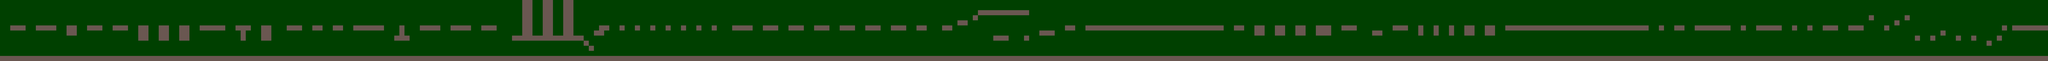

Rendered tile map (Tiled .tmx) drawn with the repository's tilesets; below, a short description and the map source with its tile grids summarised:
An orthogonal 400x12 tile map with 32x32 px tiles, 1 tile layer (Capa de patrones 1) and 494 objects (389x pinchos, 2x monedaFinal, player).

<map version="1.10" tiledversion="1.10.1" orientation="orthogonal" renderorder="right-down" width="400" height="12" tilewidth="32" tileheight="32" infinite="0" nextlayerid="5" nextobjectid="1174">
 <tileset firstgid="1" source="Spritesheet.tsx" />
 <layer id="1" name="Capa de patrones 1" width="400" height="12">
  <data>[4800 cells, 4800 non-empty, 2 distinct tile ids]</data>
 </layer>
 <objectgroup id="2" name="Objetos">
  <object id="87" gid="8" x="6848.13" y="160" width="32" height="32" />
  <object id="88" gid="8" x="6944" y="160" width="32" height="32" />
  <object id="89" gid="8" x="7040.5" y="160.5" width="32" height="32" />
  <object id="90" gid="8" x="7137" y="160" width="32" height="32" />
  <object id="91" gid="8" x="7232.5" y="160" width="32" height="32" />
  <object id="92" gid="8" x="7328" y="160" width="32" height="32" />
  <object id="93" gid="8" x="7424" y="160.125" width="32" height="32" />
  <object id="94" gid="8" x="7520.5" y="160.833" width="32" height="32" />
  <object id="95" gid="8" x="7616" y="160" width="32" height="32" />
  <object id="97" type="pinchos" gid="8" x="158.917" y="352.917" width="32" height="32" />
  <object id="98" type="pinchos" gid="8" x="191.167" y="352.917" width="32" height="32" />
  <object id="99" type="pinchos" gid="8" x="222.334" y="352.584" width="32" height="32" />
  <object id="100" type="pinchos" gid="8" x="255.167" y="352.667" width="32" height="32" />
  <object id="101" type="pinchos" gid="8" x="288.584" y="352.667" width="32" height="32" />
  <object id="102" type="pinchos" gid="8" x="318.834" y="352.792" width="32" height="32" />
  <object id="103" type="pinchos" gid="8" x="351.084" y="352.792" width="32" height="32" />
  <object id="104" type="pinchos" gid="8" x="382.402" y="352.701" width="32" height="32" />
  <object id="105" type="pinchos" gid="8" x="415.084" y="352.542" width="32" height="32" />
  <object id="106" type="pinchos" gid="8" x="448.5" y="352.542" width="32" height="32" />
  <object id="122" type="pinchos" gid="8" x="479.269" y="352.622" width="32" height="32" />
  <object id="123" type="pinchos" gid="8" x="511.519" y="352.622" width="32" height="32" />
  <object id="124" type="pinchos" gid="8" x="542.656" y="352.712" width="32" height="32" />
  <object id="125" type="pinchos" gid="8" x="575.519" y="352.735" width="32" height="32" />
  <object id="126" type="pinchos" gid="8" x="608.936" y="352.917" width="32" height="32" />
  <object id="127" type="pinchos" gid="8" x="638.811" y="352.872" width="32" height="32" />
  <object id="128" type="pinchos" gid="8" x="670.811" y="352.622" width="32" height="32" />
  <object id="129" type="pinchos" gid="8" x="702.754" y="352.656" width="32" height="32" />
  <object id="130" type="pinchos" gid="8" x="735.436" y="352.497" width="32" height="32" />
  <object id="131" type="pinchos" gid="8" x="768.102" y="352.997" width="32" height="32" />
  <object id="132" type="pinchos" gid="8" x="798.665" y="352.775" width="32" height="32" />
  <object id="133" type="pinchos" gid="8" x="831.04" y="352.525" width="32" height="32" />
  <object id="134" type="pinchos" gid="8" x="862.207" y="353.067" width="32" height="32" />
  <object id="135" type="pinchos" gid="8" x="894.603" y="353.087" width="32" height="32" />
  <object id="136" type="pinchos" gid="8" x="928.02" y="353.087" width="32" height="32" />
  <object id="137" type="pinchos" gid="8" x="958.27" y="353.212" width="32" height="32" />
  <object id="138" type="pinchos" gid="8" x="990.52" y="353.212" width="32" height="32" />
  <object id="139" type="pinchos" gid="8" x="1021.84" y="353.121" width="32" height="32" />
  <object id="140" type="pinchos" gid="8" x="1054.52" y="352.962" width="32" height="32" />
  <object id="141" type="pinchos" gid="8" x="1087.94" y="352.962" width="32" height="32" />
  <object id="142" type="pinchos" gid="8" x="1118.71" y="353.042" width="32" height="32" />
  <object id="143" type="pinchos" gid="8" x="1150.96" y="353.042" width="32" height="32" />
  <object id="144" type="pinchos" gid="8" x="1182.09" y="352.951" width="32" height="32" />
  <object id="145" type="pinchos" gid="8" x="1214.96" y="352.792" width="32" height="32" />
  <object id="146" type="pinchos" gid="8" x="1248.37" y="352.792" width="32" height="32" />
  <object id="147" type="pinchos" gid="8" x="1278.62" y="352.917" width="32" height="32" />
  <object id="148" type="pinchos" gid="8" x="1310.87" y="352.917" width="32" height="32" />
  <object id="149" type="pinchos" gid="8" x="1342.19" y="352.826" width="32" height="32" />
  <object id="150" type="pinchos" gid="8" x="1374.87" y="352.667" width="32" height="32" />
  <object id="151" type="pinchos" gid="8" x="1408.29" y="352.667" width="32" height="32" />
  <object id="152" type="pinchos" gid="8" x="1437.62" y="352.942" width="32" height="32" />
  <object id="153" type="pinchos" gid="8" x="1469.87" y="352.942" width="32" height="32" />
  <object id="154" type="pinchos" gid="8" x="1501.04" y="352.609" width="32" height="32" />
  <object id="155" type="pinchos" gid="8" x="1533.87" y="352.692" width="32" height="32" />
  <object id="156" type="pinchos" gid="8" x="1567.29" y="352.692" width="32" height="32" />
  <object id="157" type="pinchos" gid="8" x="1597.54" y="352.817" width="32" height="32" />
  <object id="158" type="pinchos" gid="8" x="1629.79" y="352.817" width="32" height="32" />
  <object id="159" type="pinchos" gid="8" x="1661.11" y="352.726" width="32" height="32" />
  <object id="160" type="pinchos" gid="8" x="1693.79" y="352.567" width="32" height="32" />
  <object id="161" type="pinchos" gid="8" x="1727.2" y="352.567" width="32" height="32" />
  <object id="162" type="pinchos" gid="8" x="1757.97" y="352.647" width="32" height="32" />
  <object id="163" type="pinchos" gid="8" x="1790.22" y="352.647" width="32" height="32" />
  <object id="164" type="pinchos" gid="8" x="1821.36" y="352.737" width="32" height="32" />
  <object id="165" type="pinchos" gid="8" x="1854.22" y="352.76" width="32" height="32" />
  <object id="166" type="pinchos" gid="8" x="1887.64" y="352.942" width="32" height="32" />
  <object id="167" type="pinchos" gid="8" x="1917.52" y="352.897" width="32" height="32" />
  <object id="168" type="pinchos" gid="8" x="1949.52" y="352.647" width="32" height="32" />
  <object id="169" type="pinchos" gid="8" x="1981.46" y="352.681" width="32" height="32" />
  <object id="170" type="pinchos" gid="8" x="2014.14" y="352.522" width="32" height="32" />
  <object id="171" type="pinchos" gid="8" x="2046.81" y="353.022" width="32" height="32" />
  <object id="172" type="pinchos" gid="8" x="2077.37" y="352.8" width="32" height="32" />
  <object id="173" type="pinchos" gid="8" x="2109.74" y="352.55" width="32" height="32" />
  <object id="174" type="pinchos" gid="8" x="2140.91" y="353.092" width="32" height="32" />
  <object id="175" type="pinchos" gid="8" x="2173.31" y="353.112" width="32" height="32" />
  <object id="176" type="pinchos" gid="8" x="2206.72" y="353.112" width="32" height="32" />
  <object id="177" type="pinchos" gid="8" x="2236.97" y="353.237" width="32" height="32" />
  <object id="178" type="pinchos" gid="8" x="2269.22" y="353.237" width="32" height="32" />
  <object id="179" type="pinchos" gid="8" x="2300.54" y="353.146" width="32" height="32" />
  <object id="180" type="pinchos" gid="8" x="2333.22" y="352.987" width="32" height="32" />
  <object id="181" type="pinchos" gid="8" x="2366.64" y="352.987" width="32" height="32" />
  <object id="182" type="pinchos" gid="8" x="2397.41" y="353.067" width="32" height="32" />
  <object id="183" type="pinchos" gid="8" x="2429.66" y="353.067" width="32" height="32" />
  </objectgroup>
 <objectgroup id="3" name="Plataforma">
  <!-- 92 objects omitted --></objectgroup>
 <objectgroup id="4" name="PlataformaDeSalto">
  <!-- 1 objects omitted --></objectgroup>
</map>
<!-- 413 of 494 objects omitted -->
